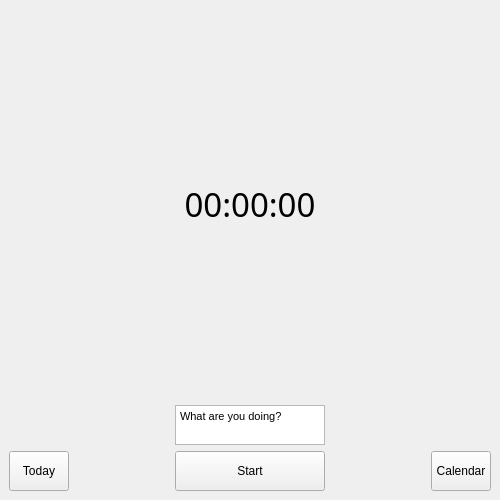
<?xml version="1.0" encoding="UTF-8"?>
<ui version="4.0">
 <class>MainWindow</class>
 <widget class="QMainWindow" name="MainWindow">
  <property name="enabled">
   <bool>true</bool>
  </property>
  <property name="geometry">
   <rect>
    <x>0</x>
    <y>0</y>
    <width>500</width>
    <height>500</height>
   </rect>
  </property>
  <property name="minimumSize">
   <size>
    <width>500</width>
    <height>500</height>
   </size>
  </property>
  <property name="windowTitle">
   <string>ComicTracker</string>
  </property>
  <widget class="QWidget" name="centralwidget">
   <layout class="QGridLayout" name="gridLayout">
    <item row="2" column="0">
     <widget class="QPushButton" name="Today">
      <property name="maximumSize">
       <size>
        <width>60</width>
        <height>100</height>
       </size>
      </property>
      <property name="text">
       <string>Today</string>
      </property>
     </widget>
    </item>
    <item row="0" column="0" colspan="5">
     <widget class="QLabel" name="Timer">
      <property name="font">
       <font>
        <family>Lucida Sans</family>
        <pointsize>25</pointsize>
        <weight>50</weight>
        <italic>false</italic>
        <bold>false</bold>
        <underline>false</underline>
        <strikeout>false</strikeout>
        <stylestrategy>PreferDefault</stylestrategy>
        <kerning>true</kerning>
       </font>
      </property>
      <property name="layoutDirection">
       <enum>Qt::LeftToRight</enum>
      </property>
      <property name="text">
       <string>00:00:00</string>
      </property>
      <property name="textFormat">
       <enum>Qt::AutoText</enum>
      </property>
      <property name="alignment">
       <set>Qt::AlignCenter</set>
      </property>
     </widget>
    </item>
    <item row="1" column="2">
     <widget class="QTextEdit" name="textEdit">
      <property name="maximumSize">
       <size>
        <width>150</width>
        <height>40</height>
       </size>
      </property>
      <property name="font">
       <font>
        <family>MS UI Gothic</family>
       </font>
      </property>
      <property name="html">
       <string>&lt;!DOCTYPE HTML PUBLIC &quot;-//W3C//DTD HTML 4.0//EN&quot; &quot;http://www.w3.org/TR/REC-html40/strict.dtd&quot;&gt;
&lt;html&gt;&lt;head&gt;&lt;meta name=&quot;qrichtext&quot; content=&quot;1&quot; /&gt;&lt;style type=&quot;text/css&quot;&gt;
p, li { white-space: pre-wrap; }
&lt;/style&gt;&lt;/head&gt;&lt;body style=&quot; font-family:'MS UI Gothic'; font-size:8.25pt; font-weight:400; font-style:normal;&quot;&gt;
&lt;p style=&quot; margin-top:0px; margin-bottom:0px; margin-left:0px; margin-right:0px; -qt-block-indent:0; text-indent:0px;&quot;&gt;&lt;span style=&quot; font-family:'MS Shell Dlg 2';&quot;&gt;What are you doing?&lt;/span&gt;&lt;/p&gt;&lt;/body&gt;&lt;/html&gt;</string>
      </property>
     </widget>
    </item>
    <item row="2" column="2">
     <widget class="QPushButton" name="StartButton">
      <property name="minimumSize">
       <size>
        <width>150</width>
        <height>40</height>
       </size>
      </property>
      <property name="maximumSize">
       <size>
        <width>300</width>
        <height>40</height>
       </size>
      </property>
      <property name="whatsThis">
       <string notr="true"/>
      </property>
      <property name="layoutDirection">
       <enum>Qt::LeftToRight</enum>
      </property>
      <property name="autoFillBackground">
       <bool>false</bool>
      </property>
      <property name="text">
       <string>Start</string>
      </property>
      <property name="iconSize">
       <size>
        <width>16</width>
        <height>16</height>
       </size>
      </property>
      <property name="checkable">
       <bool>false</bool>
      </property>
      <property name="autoDefault">
       <bool>false</bool>
      </property>
      <property name="default">
       <bool>false</bool>
      </property>
      <property name="flat">
       <bool>false</bool>
      </property>
     </widget>
    </item>
    <item row="2" column="4">
     <widget class="QPushButton" name="Calendar">
      <property name="maximumSize">
       <size>
        <width>60</width>
        <height>100</height>
       </size>
      </property>
      <property name="text">
       <string>Calendar</string>
      </property>
     </widget>
    </item>
   </layout>
  </widget>
 </widget>
 <resources/>
 <connections/>
</ui>
